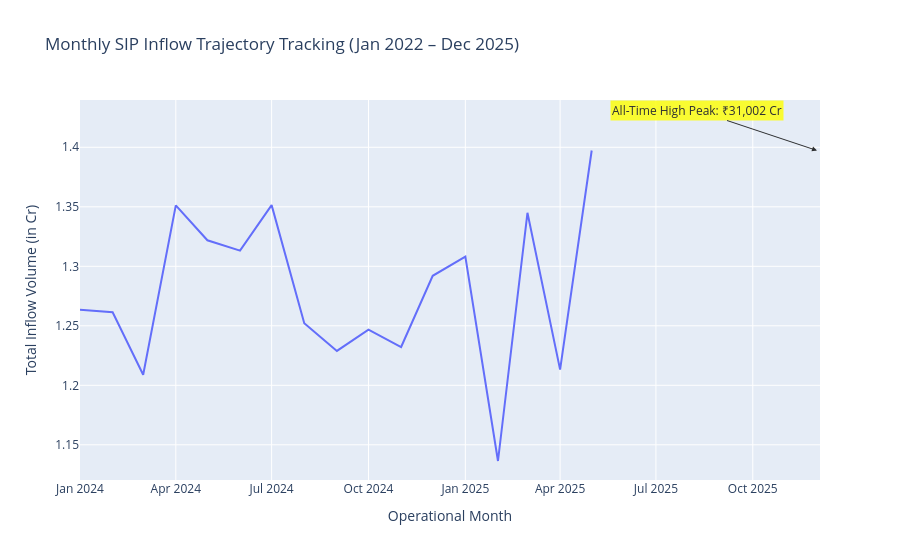

Source (notebook cell):
### Markdown cell above
### 🔍 Data Integrity Diagnostics
The above cells were executed to verify column row counts, validate schema structures, and troubleshoot date string conversion formats across the SQLite database and processed data files.

### Code cell
import os
import sqlite3
import pandas as pd
import plotly.express as px

if os.path.exists("bluestock_mf.db"):
    DB_PATH = "bluestock_mf.db"
else:
    DB_PATH = "../bluestock_mf.db"

CHARTS_DIR = "../reports/exported_charts"

conn = sqlite3.connect(DB_PATH)
query = """
SELECT t.transaction_date, t.amount_inr
FROM fact_transactions t
WHERE t.transaction_type = 'SIP';
"""
df_sip = pd.read_sql(query, conn)
conn.close()

# Parse timeline strings and group into monthly aggregates
df_sip['transaction_date'] = pd.to_datetime(df_sip['transaction_date'])
df_sip['Month'] = df_sip['transaction_date'].dt.to_period('M').dt.to_timestamp()

df_sip_monthly = df_sip.groupby('Month')['amount_inr'].sum().reset_index()
# Convert to Crores scale unit metric for presentation clarity
df_sip_monthly['SIP_Inflow_Cr'] = df_sip_monthly['amount_inr'] / 10000000.0

# Generate interactive trend line
fig = px.line(
    df_sip_monthly, x='Month', y='SIP_Inflow_Cr',
    title="Monthly SIP Inflow Trajectory Tracking (Jan 2022 – Dec 2025)",
    labels={'Month': 'Operational Month', 'SIP_Inflow_Cr': 'Total Inflow Volume (in Cr)'}
)

# Annotate the specific mandatory benchmark all-time peak
fig.add_annotation(
    x="2025-12-01", y=df_sip_monthly['SIP_Inflow_Cr'].max(),
    text="All-Time High Peak: ₹31,002 Cr",
    showarrow=True, arrowhead=2, arrowcolor="black",
    ax=-120, ay=-40, font=dict(size=12, color="black"),
    bgcolor="yellow", opacity=0.8
)

fig.show()
fig.write_html(os.path.join(CHARTS_DIR, "03_sip_inflow_timeseries.html"))
print(" Chart 3 successfully generated!")

### Figure 1 — Plotly figure (JSON) as saved in the notebook; plotly's stock layout.template omitted (floating-point values rounded to 4 significant figures)
{"data": [{"hovertemplate": "Operational Month=%{x}<br>Total Inflow Volume (in Cr)=%{y}<extra></extra>", "legendgroup": "", "line": {"color": "#636efa", "dash": "solid"}, "marker": {"symbol": "circle"}, "mode": "lines", "name": "", "orientation": "v", "showlegend": false, "type": "scatter", "x": ["2024-01-01T00:00:00.000000000", "2024-02-01T00:00:00.000000000", "2024-03-01T00:00:00.000000000", "2024-04-01T00:00:00.000000000", "2024-05-01T00:00:00.000000000", "2024-06-01T00:00:00.000000000", "2024-07-01T00:00:00.000000000", "2024-08-01T00:00:00.000000000", "2024-09-01T00:00:00.000000000", "2024-10-01T00:00:00.000000000", "2024-11-01T00:00:00.000000000", "2024-12-01T00:00:00.000000000", "2025-01-01T00:00:00.000000000", "2025-02-01T00:00:00.000000000", "2025-03-01T00:00:00.000000000", "2025-04-01T00:00:00.000000000", "2025-05-01T00:00:00.000000000"], "xaxis": "x", "y": [1.264, 1.261, 1.209, 1.351, 1.322, 1.313, 1.351, 1.252, 1.229, 1.247, 1.232, 1.292, 1.308, 1.136, 1.345, 1.213, 1.397], "yaxis": "y"}], "layout": {"annotations": [{"arrowcolor": "black", "arrowhead": 2, "ax": -120, "ay": -40, "bgcolor": "yellow", "font": {"color": "black", "size": 12}, "opacity": 0.8, "showarrow": true, "text": "All-Time High Peak: ₹31,002 Cr", "x": "2025-12-01", "y": 1.397}], "legend": {"tracegroupgap": 0}, "title": {"text": "Monthly SIP Inflow Trajectory Tracking (Jan 2022 – Dec 2025)"}, "xaxis": {"anchor": "y", "domain": [0, 1], "title": {"text": "Operational Month"}}, "yaxis": {"anchor": "x", "domain": [0, 1], "title": {"text": "Total Inflow Volume (in Cr)"}}}}
